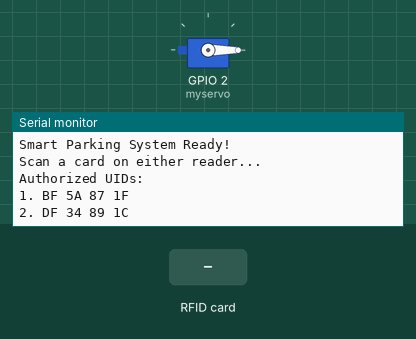
A sketch run on a simulated ESP32. Parts: servo, the last lines printed to the serial monitor. The inputs (shaded band) are chosen by the test bench. WiFi joins after 1.5 s; servers stay silent unless stated; uploads are accepted with an empty reply.

Above: at 2.8 s.
2.9 s: RFID card BF 5A 87 1F held to the reader
At 4.1 s:
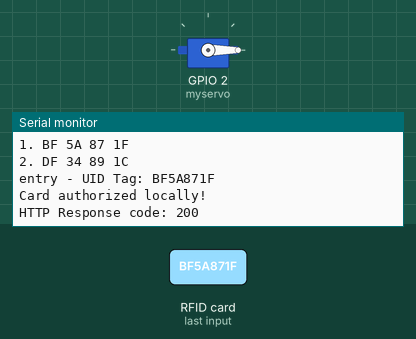
4.4 s: RFID card DF 34 89 1C held to the reader
At 4.58 s:
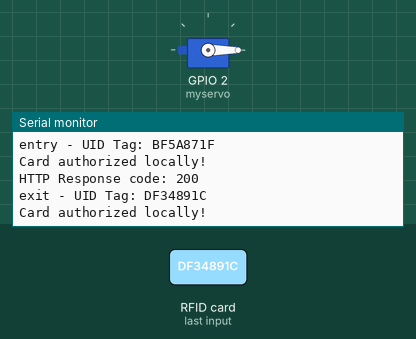
5.9 s: RFID card 5E 7A 19 C4 held to the reader
At 6.06 s:
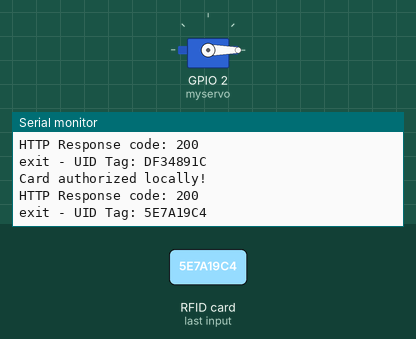

The sketch:

esp32code.ino
```cpp
#include <SPI.h>
#include <MFRC522.h>
#include <ESP32Servo.h>
#include <WiFi.h>
#include <HTTPClient.h>
#include <ArduinoJson.h>

// WiFi credentials
const char* ssid = "YOUR_WIFI_SSID";
const char* password = "YOUR_WIFI_PASSWORD";

// Server details
const char* serverUrl = "http://YOUR_SERVER_IP:3000/api/scan";

// Authorized UIDs (format: byte arrays)
byte authorizedUID1[4] = {0xBF, 0x5A, 0x87, 0x1F}; // BF 5A 87 1F
byte authorizedUID2[4] = {0xDF, 0x34, 0x89, 0x1C}; // DF 34 89 1C

// RFID Reader 1 (Entry)
#define SS_PIN_1  5
#define RST_PIN_1 22
// RFID Reader 2 (Exit)
#define SS_PIN_2  4
#define RST_PIN_2 21

MFRC522 rfid1(SS_PIN_1, RST_PIN_1);
MFRC522 rfid2(SS_PIN_2, RST_PIN_2);
Servo myservo;

void setup() {
  Serial.begin(115200);

  // Connect to WiFi
  WiFi.begin(ssid, password);
  Serial.print("Connecting to WiFi");
  while (WiFi.status() != WL_CONNECTED) {
    delay(500);
    Serial.print(".");
  }
  Serial.println("\nWiFi connected!");
  Serial.print("IP address: ");
  Serial.println(WiFi.localIP());

  // Initialize SPI and RFID readers
  SPI.begin();
  rfid1.PCD_Init();
  rfid2.PCD_Init();

  // Initialize servo
  myservo.attach(2);
  myservo.write(0); // Initial position

  Serial.println("Smart Parking System Ready!");
  Serial.println("Scan a card on either reader...");

  // Print authorized UIDs for reference
  Serial.println("Authorized UIDs:");
  Serial.println("1. BF 5A 87 1F");
  Serial.println("2. DF 34 89 1C");
}

void loop() {
  checkReader(rfid1, "entry");
  checkReader(rfid2, "exit");
}

void checkReader(MFRC522 &rfid, String readerType) {
  if (rfid.PICC_IsNewCardPresent() && rfid.PICC_ReadCardSerial()) {
    String uid = getUIDString(rfid);
    Serial.print(readerType + " - UID Tag: ");
    Serial.println(uid);

    // Check if card is authorized locally (as backup to server validation)
    bool isAuthorized = checkLocalAuthorization(rfid.uid.uidByte);
    if (isAuthorized) {
      Serial.println("Card authorized locally!");
    }

    // Send data to server for validation
    sendToServer(uid, readerType);

    rfid.PICC_HaltA();
    rfid.PCD_StopCrypto1();
  }
}

String getUIDString(MFRC522 &rfid) {
  String uidString = "";
  for (byte i = 0; i < rfid.uid.size; i++) {
    if (rfid.uid.uidByte[i] < 0x10) {
      uidString += "0";
    }
    uidString += String(rfid.uid.uidByte[i], HEX);
  }
  uidString.toUpperCase();
  return uidString;
}

bool checkLocalAuthorization(byte* cardUID) {
  // Compare with first authorized UID
  bool match1 = true;
  for (byte i = 0; i < 4; i++) {
    if (cardUID[i] != authorizedUID1[i]) {
      match1 = false;
      break;
    }
  }

  // Compare with second authorized UID
  bool match2 = true;
  for (byte i = 0; i < 4; i++) {
    if (cardUID[i] != authorizedUID2[i]) {
      match2 = false;
      break;
    }
  }

  return match1 || match2;
}

void sendToServer(String uid, String readerType) {
  if (WiFi.status() == WL_CONNECTED) {
    HTTPClient http;
    http.begin(serverUrl);
    http.addHeader("Content-Type", "application/json");

    StaticJsonDocument<200> doc;
    doc["uid"] = uid;
    doc["readerType"] = readerType;

    String requestBody;
    serializeJson(doc, requestBody);

    int httpResponseCode = http.POST(requestBody);

    if (httpResponseCode > 0) {
      String response = http.getString();
      Serial.println("HTTP Response code: " + String(httpResponseCode));
      Serial.println(response);

      // Parse server response
      DynamicJsonDocument responseDoc(1024);
      deserializeJson(responseDoc, response);

      if (responseDoc["authorized"]) {
        // Open gate for both entry and exit
        myservo.write(90);
        delay(3000);
        myservo.write(0);
      }
    } else {
      Serial.println("Error sending HTTP request: " + String(httpResponseCode));
    }

    http.end();
  } else {
    Serial.println("WiFi not connected");
    // Attempt to reconnect
    WiFi.begin(ssid, password);
  }
}
```

Measured:
- after the input at 2.9 s, the serial monitor: prints a new line at once (image 1)
- after the input at 4.4 s, the serial monitor: prints a new line at once (image 2)
- after the input at 5.9 s, the serial monitor: prints a new line at once (image 3)
